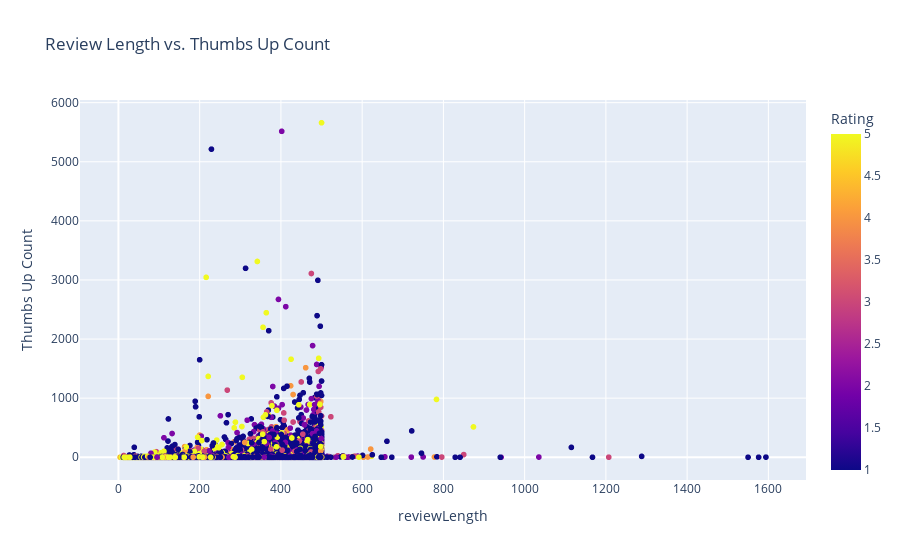

The notebook cell this image was saved under:
### Markdown cell above
As we can see from the plot above, the longest reviews are the ones left by reviewers whose experience with the app was the worst.

### Code cell
# Scatter plot of Review Length vs. Thumbs Up Count
fig_length_thumbs = px.scatter(df_copy, x='reviewLength', y='thumbsUpCount', color='rating',
                               title='Review Length vs. Thumbs Up Count',
                               labels={'review_length': 'Review Length', 'thumbsUpCount': 'Thumbs Up Count', 'rating': 'Rating'})

fig_length_thumbs.show()

### Figure 1 — Plotly figure (JSON) as saved in the notebook; plotly's stock layout.template omitted (floating-point values rounded to 4 significant figures; data arrays with more than 128 entries replaced by an {"elided": "..."} marker saying what was removed)
{"data": [{"hovertemplate": "reviewLength=%{x}<br>Thumbs Up Count=%{y}<br>Rating=%{marker.color}<extra></extra>", "legendgroup": "", "marker": {"color": {"elided": "45404 int values"}, "coloraxis": "coloraxis", "symbol": "circle"}, "mode": "markers", "name": "", "showlegend": false, "type": "scattergl", "x": {"elided": "45404 int values"}, "xaxis": "x", "y": {"elided": "45404 int values"}, "yaxis": "y"}], "layout": {"coloraxis": {"colorbar": {"title": {"text": "Rating"}}, "colorscale": [[0, "#0d0887"], [0.1111, "#46039f"], [0.2222, "#7201a8"], [0.3333, "#9c179e"], [0.4444, "#bd3786"], [0.5556, "#d8576b"], [0.6667, "#ed7953"], [0.7778, "#fb9f3a"], [0.8889, "#fdca26"], [1, "#f0f921"]]}, "legend": {"tracegroupgap": 0}, "title": {"text": "Review Length vs. Thumbs Up Count"}, "xaxis": {"anchor": "y", "domain": [0, 1], "title": {"text": "reviewLength"}}, "yaxis": {"anchor": "x", "domain": [0, 1], "title": {"text": "Thumbs Up Count"}}}}
